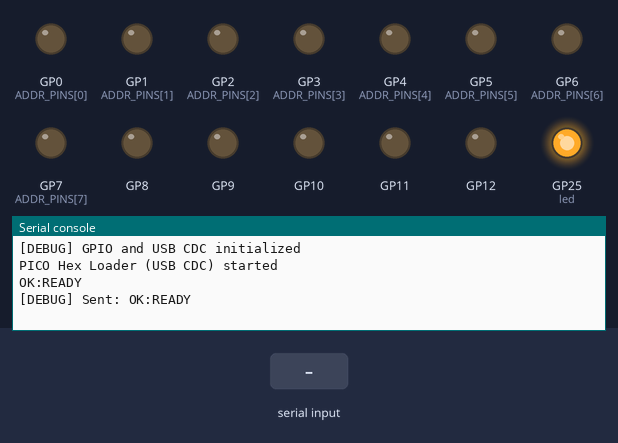
Bench run of a program on a simulated Raspberry Pi Pico running CircuitPython. Shown: output pins drawn as LEDs (lit = HIGH), the last lines printed to the serial console. The inputs (shaded band) are chosen by the test bench.

Above: at 1.2 s.
1.3 s: "E\n" received over the second serial link
At 1.9 s:
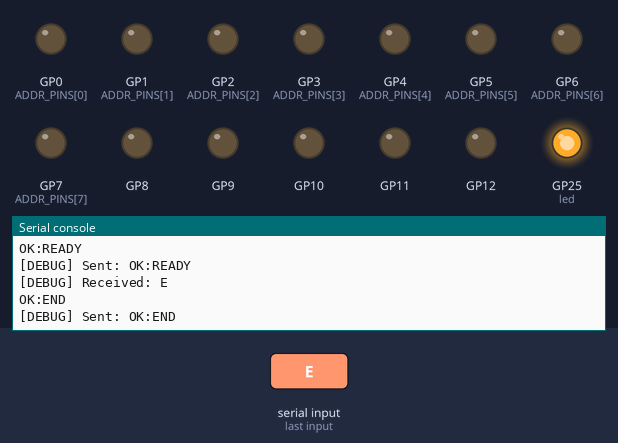
2.8 s: "P\n" received over the second serial link
At 4.0 s:
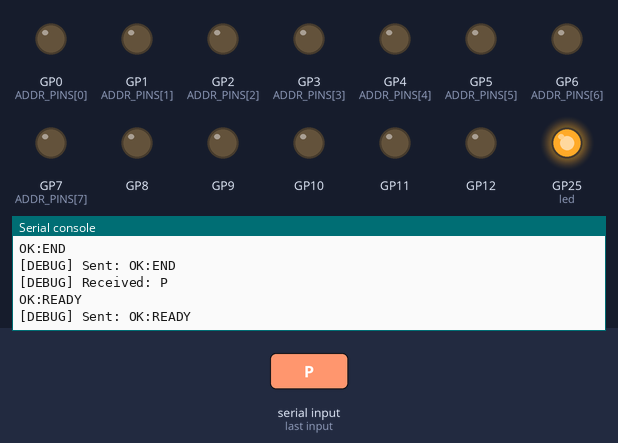
4.3 s: "T:\n" received over the second serial link
At 5.4 s:
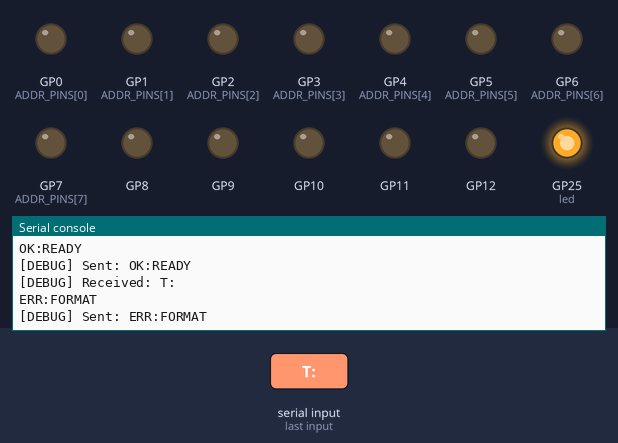

Measured:
- after the input at 1.3 s, the serial console: prints a new line at once (image 1)
- after the input at 2.8 s, the serial console: prints a new line after 0.05 s (image 2)
- after the input at 4.3 s, the serial console: prints a new line after 0.08 s (image 3)

The program:

main.py
```python
"""
Raspberry Pi PICO用 Intel Hex Loader (CircuitPython版)
CircuitPythonで動作し、USB CDC経由で受信したデータをGPIOに出力する
標準入出力とは独立してUSBシリアルを使用するため、print()でのデバッグが可能
"""

import board
import digitalio
import time
import usb_cdc

# GPIO設定（CircuitPythonのboard定義を使用）
ADDR_PINS = [board.GP0, board.GP1, board.GP2, board.GP3,
             board.GP4, board.GP5, board.GP6, board.GP7]     # アドレスバス
DATA_PINS = [board.GP8, board.GP9, board.GP10, board.GP11,
             board.GP12, board.GP13, board.GP14, board.GP15]  # データバス
WE_PIN = board.GP16  # /WE (Write Enable) 信号 - Active Low
LED_PIN = board.LED  # PICO内蔵LED

# デバッグモード
DEBUG = True  # USB CDCを使うので、print()でのデバッグが可能

def error_led_blink(led_pin=LED_PIN, count=5, interval=1):
    """エラー時のLED点滅パターン（共通関数）"""
    led = digitalio.DigitalInOut(led_pin)
    led.direction = digitalio.Direction.OUTPUT
    for _ in range(count):
        led.value = True  # LED点灯
        time.sleep(interval)
        led.value = False  # LED消灯
        time.sleep(interval)

class PicoHexLoader:
    def __init__(self):
        """GPIOとシリアル通信の初期化"""
        # LEDの初期化
        self.led = digitalio.DigitalInOut(LED_PIN)
        self.led.direction = digitalio.Direction.OUTPUT
        self.led.value = False  # LED消灯

        # Write Enable期間の設定（デフォルト: 0.3ms）
        self.we_pulse_ms = 0.3

        # USB CDCシリアルポートを取得
        try:
            if not usb_cdc.data:
                raise ValueError("USB CDC data port not available. Please enable it in boot.py")
            self.serial = usb_cdc.data
            self.serial.timeout = 0.1  # 100msタイムアウト
        except Exception as e:
            print(f"Error: USB CDC initialization failed: {e}")
            print("Please ensure boot.py contains: usb_cdc.enable(console=True, data=True)")
            # エラー時はLEDを点滅させる
            error_led_blink()
            raise

        # 受信バッファ
        self.rx_buffer = bytearray()

        # アドレスバスの設定
        self.addr_pins = []
        for pin in ADDR_PINS:
            p = digitalio.DigitalInOut(pin)
            p.direction = digitalio.Direction.OUTPUT
            p.value = False
            self.addr_pins.append(p)

        # データバスの設定
        self.data_pins = []
        for pin in DATA_PINS:
            p = digitalio.DigitalInOut(pin)
            p.direction = digitalio.Direction.OUTPUT
            p.value = False
            self.data_pins.append(p)

        # /WE信号の設定（初期値はHigh = 非アクティブ）
        self.we_pin = digitalio.DigitalInOut(WE_PIN)
        self.we_pin.direction = digitalio.Direction.OUTPUT
        self.we_pin.value = True

        if DEBUG:
            print("[DEBUG] GPIO and USB CDC initialized")


    def write_byte(self, address, data):
        """1バイトをGPIOに出力"""

        # アドレスを設定
        for i in range(8):
            self.addr_pins[i].value = bool((address >> i) & 1)

        # データを設定
        for i in range(8):
            self.data_pins[i].value = bool((data >> i) & 1)

        # WEを有効にする前にAddressとDataを設定した後に、ほんの少しだけ待つ
        time.sleep(0.001)

        # /WE信号をLow（アクティブ）にして書き込み
        # WEが有効な間は、LEDを点灯させる
        self.led.value = True
        self.we_pin.value = False
        time.sleep(self.we_pulse_ms / 1000.0)  # WEパルス幅
        self.led.value = False

        # /WE信号をHigh（非アクティブ）に戻す
        self.we_pin.value = True
        # 次の書き込みまでの待機時間
        time.sleep(self.we_pulse_ms / 1000.0)  # WEパルス幅

        if DEBUG:
            print(f"[DEBUG] Write: ADDR=0x{address:02X}, DATA=0x{data:02X}, /WE=0 (active)")

    def parse_command(self, line):
        """コマンドを解析"""
        line = line.strip()

        # 単一文字コマンド
        if len(line) == 1:
            if line in ['P', 'E']:
                return {'cmd': line}
            else:
                return {'error': 'COMMAND', 'message': f'Unknown command: {line}'}

        # Timingコマンド（WE期間設定）
        if line.startswith('T:'):
            try:
                parts = line.split(':', 1)
                if len(parts) != 2:
                    return {'error': 'FORMAT', 'message': 'Invalid timing format'}

                pulse_ms = float(parts[1])

                # 範囲チェック（0.1-1000ms）
                if not (0.1 <= pulse_ms <= 1000):
                    return {'error': 'RANGE', 'message': 'Timing must be 0.1-1000ms'}

                return {
                    'cmd': 'T',
                    'pulse_ms': pulse_ms
                }

            except Exception as e:
                return {'error': 'FORMAT', 'message': str(e)}

        # Writeコマンド
        if line.startswith('W:'):
            try:
                parts = line.split(':', 3)
                if len(parts) != 4:
                    return {'error': 'FORMAT', 'message': 'Invalid write format'}

                start_address = int(parts[1], 16)
                length = int(parts[2], 16)
                hex_data = parts[3]

                # データ長チェック
                if length == 0 or length > 255:
                    return {'error': 'LENGTH', 'message': f'Invalid length: {length}'}

                if len(hex_data) != length * 2:
                    return {'error': 'LENGTH', 'message': f'Expected {length*2} hex chars, got {len(hex_data)}'}

                # 16進数文字列をバイト配列に変換
                data = []
                for i in range(0, len(hex_data), 2):
                    data.append(int(hex_data[i:i+2], 16))

                return {
                    'cmd': 'W',
                    'start_address': start_address,
                    'length': length,
                    'data': data
                }

            except Exception as e:
                return {'error': 'FORMAT', 'message': str(e)}

        return {'error': 'COMMAND', 'message': f'Unknown command: {line}'}

    def send_response(self, status, message):
        """レスポンスを送信"""
        response = f"{status}:{message}\n"
        self.serial.write(response.encode())
        if DEBUG:
            print(f"[DEBUG] Sent: {response.strip()}")

    def handle_write_command(self, start_address, length, data):
        """Writeコマンドを処理"""
        if DEBUG:
            print(f"[DEBUG] Write command: START_ADDR=0x{start_address:02X}, LENGTH={length}")

        # 各バイトを書き込み
        for i in range(length):
            address = (start_address + i) & 0xFF  # 8ビットアドレスに制限
            self.write_byte(address, data[i])

            if DEBUG:
                print(f"[DEBUG] Writing byte {i+1}/{length}: ADDR=0x{address:02X}, DATA=0x{data[i]:02X}")

        self.send_response("OK", "WRITE")

    def read_line(self):
        """シリアルから1行読み込み（CRLF/LF対応）- ノンブロッキング"""
        MAX_LINE_LENGTH = 1024  # 最大行長

        # 新しいデータを読み込み
        data = self.serial.read()
        if data:
            self.rx_buffer.extend(data)

        # バッファサイズチェック
        if len(self.rx_buffer) > MAX_LINE_LENGTH:
            # 長すぎる行は破棄
            self.rx_buffer = bytearray()
            return None

        # 改行文字を探す（\n or \r\n）
        newline_pos = self.rx_buffer.find(b'\n')
        if newline_pos >= 0:
            # 改行までのデータを取得
            line_data = self.rx_buffer[:newline_pos]
            # CRLFの場合、CRを削除
            if line_data.endswith(b'\r'):
                line_data = line_data[:-1]

            try:
                line = line_data.decode('utf-8')
            except UnicodeDecodeError:
                # デコードエラーは無視
                self.rx_buffer = self.rx_buffer[newline_pos + 1:]
                return None

            # バッファから削除
            self.rx_buffer = self.rx_buffer[newline_pos + 1:]
            return line

        # 完全な行がまだない
        return None

    def run(self):
        """メインループ"""
        print("PICO Hex Loader (USB CDC) started")
        self.send_response("OK", "READY")

        # 待機中はLEDを点灯
        self.led.value = True

        while True:
            try:
                # 待機中はLEDを点灯
                self.led.value = True

                # シリアルからの入力を読み込む（ノンブロッキング）
                line = self.read_line()
                if not line:
                    # データがない場合は少し待つ
                    time.sleep(0.01)
                    continue

                # コマンドを受信したらLEDを消灯（処理中）
                self.led.value = False

                if DEBUG:
                    print(f"[DEBUG] Received: {line}")

                # コマンドを解析
                result = self.parse_command(line)

                if 'error' in result:
                    self.send_response("ERR", result['error'])
                    continue

                cmd = result['cmd']

                # コマンドごとの処理
                if cmd == 'P':
                    self.send_response("OK", "READY")

                elif cmd == 'T':
                    # タイミング設定
                    self.we_pulse_ms = result['pulse_ms']
                    if DEBUG:
                        print(f"[DEBUG] Timing set: pulse={self.we_pulse_ms}ms")
                    self.send_response("OK", f"TIMING:{self.we_pulse_ms}")

                elif cmd == 'W':
                    self.handle_write_command(
                        result['start_address'],
                        result['length'],
                        result['data']
                    )

                elif cmd == 'E':
                    self.send_response("OK", "END")
                    # 必要に応じてGPIOをリセット
                    for pin in self.addr_pins + self.data_pins:
                        pin.value = False
                    self.we_pin.value = True

            except Exception as e:
                if DEBUG:
                    print(f"[DEBUG] Error: {e}")
                self.send_response("ERR", "FORMAT")


# メイン実行
if __name__ == "__main__":
    try:
        loader = PicoHexLoader()
        loader.run()
    except Exception as e:
        # 初期化エラーの場合、LEDで通知（CDCが使えない場合に備えて）
        print(f"Error: {e}")
        # 高速点滅でエラーを示す
        error_led_blink(LED_PIN, count=20, interval=0.3)
```
